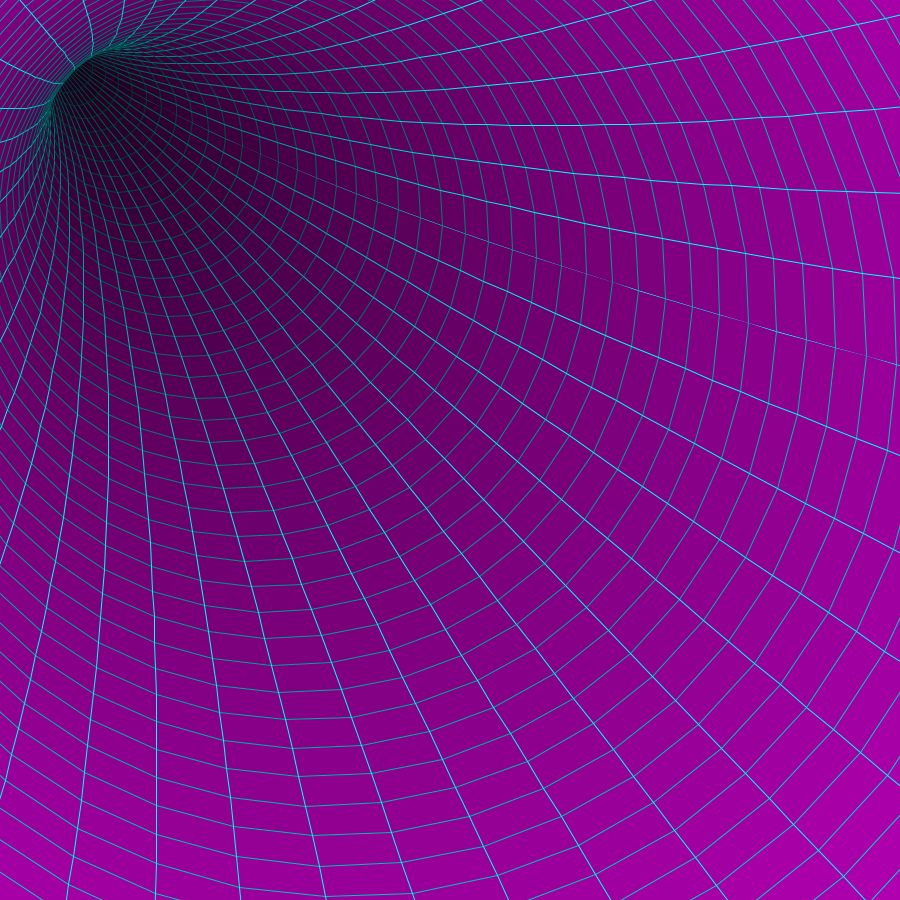
Frame 1 (no input)
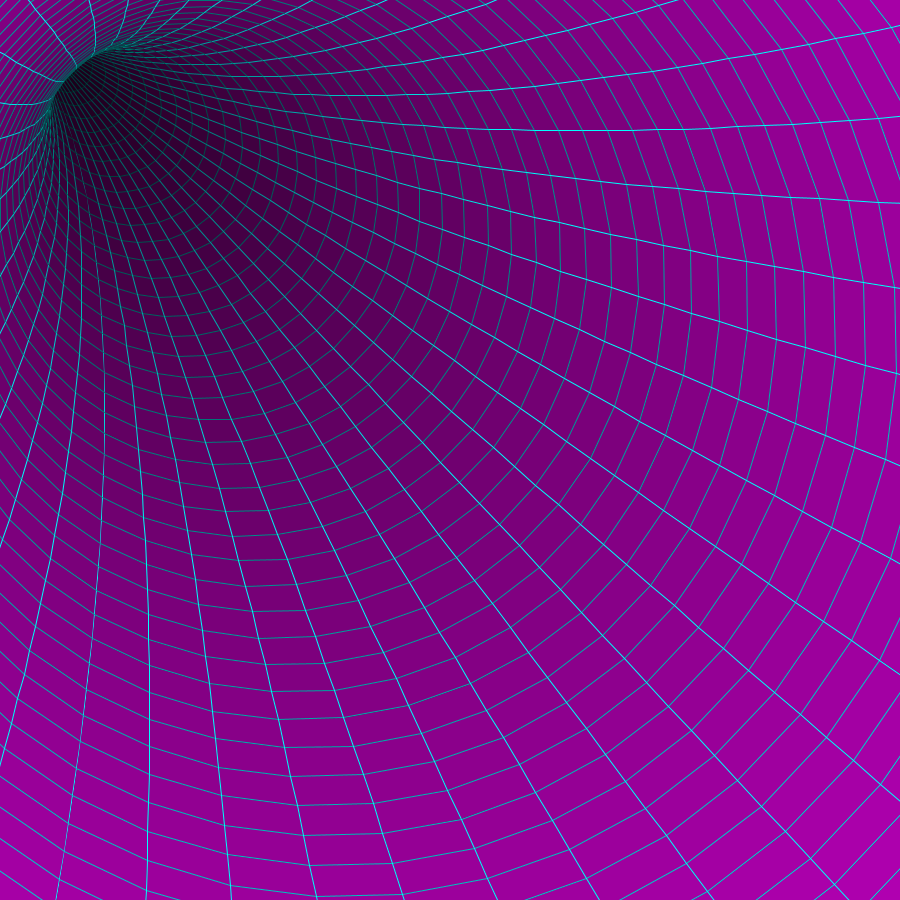
Frame 60 (the mouse pressed at the canvas centre just before this capture)
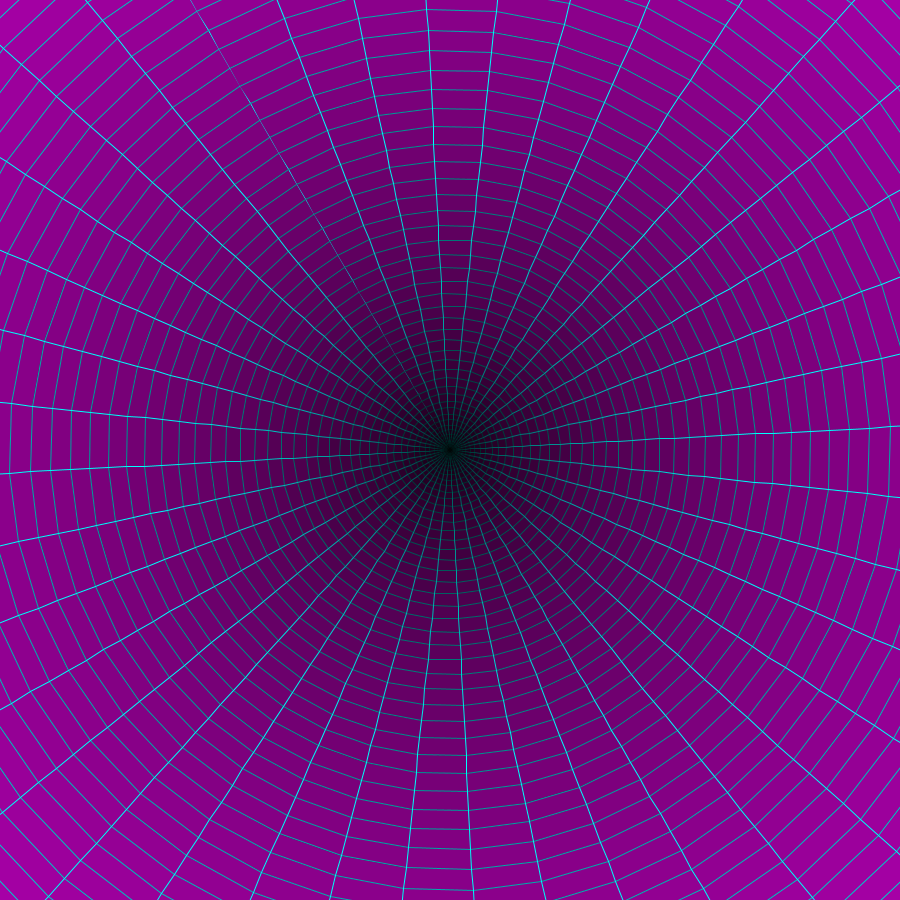
Frame 120 (the mouse held since frame 60 and released just before this capture)

The Processing sketch that drew these frames (run headless with seeded random() and noise(); from frame 60 on, the mouse is pressed at the canvas centre):

// Processing sketch: NeonTube
// ── NeonTube.pde
float pieceCount = 60;  //Count of Segments
float vertiCount = 40;  //Edges of the "Circle"
Piece[] pieces;       //Segments, which build the tube
float time = 0;
int colorSeed = 0;

void setup(){
  size(900, 900);
  //fullScreen();
  pieces = new Piece[int(pieceCount)];
  for(int p = 0; p < pieceCount; p++){
    pieces[p] = new Piece(width/2, height/2, (width/pieceCount*(p+1))*1/pieceCount*(p+1), p/pieceCount, int(vertiCount));
  }
}

void draw(){
  background(10);
  for(int p = 0; p < pieceCount; p++){
    pieces[p].setPosition(mouseX-(mouseX-width/2)*p/pieceCount, mouseY-(mouseY-height/2)*p/pieceCount);
    pieces[p].addRotation(2); // 0 - 360
    //pieces[p].increasDiameter(2); //experimental
    pieces[p].updateVertices();
    pieces[p].updateQuadsColor(getColorPaternQuad(colorSeed, p, pieces[p]));
    pieces[p].updateLinesColor(getColorPaternLine(colorSeed, p, pieces[p]));
    pieces[p].updateCirclColor(getColorPaternCirc(colorSeed, p, pieces[p]));
  }
  
  for(int p = 0; p < pieceCount-1; p++){
    pieces[p].display(pieces[p+1], float(p));
  }
  time += .1; // Controls speed of color change
  if(time >= 999999){
    time = 0;
  }
}

void mouseClicked(){
  if(colorSeed <= 5){
    colorSeed += 1;
  }else{
    colorSeed = 0;
  }
}

color getColorPaternQuad(int seed, int cnt, Piece p){
  float r, g, b;
  switch(seed){
    case 0:
      r = 255;
      g = 0;
      b = 255;
      return color(r*p.depth*.8, g*p.depth*.8, b*p.depth*.8);
    case 1: //
      r = 255*((sin(time-PI)+1)*.9);
      g = 255*((cos(time)+1)*.9);
      b = 255*((cos(time)+1)*.9);
      return color(r*p.depth*.8, g*p.depth*.8, b*p.depth*.8);
    case 2: //Breathing purple
      r = 255*((cos(time)+1)*.9);
      g = 0;
      b = 255*((cos(time)+1)*.9);
      return color(r*p.depth*.8, g*p.depth*.8, b*p.depth*.8);
    case 3: //Negative Blue Grid
      r = 155*(cnt/pieceCount)*1;
      g = 0;
      b = 255*(cnt/pieceCount)*1.9;
      return color(r*p.depth, g*p.depth, b*p.depth);
    case 4: //Grid Rainbow
      return color( 0, 0, 0);
    case 5: //Full Rainbow
      r = 255*((cos(time+cnt*.2)+1)*.9);
      g = 255*((cos(time+cnt*.2+PI/2)+1)*.9);
      b = 255*((cos(time+cnt*.2+PI)+1)*.9);
      return color(r*p.depth*1.6, g*p.depth*1.6, b*p.depth*1.6);
    case 6:
      r = 255;
      g = 255;
      b = 255;
      return color(r*p.depth*.8, g*p.depth*.8, b*p.depth*.8);
    default:
      return color(255, 255, 255);
  }
}

color getColorPaternLine(int seed, int cnt, Piece p){
  float r, g, b;
  switch(seed){
    case 0:
      r = 0;
      g = 255;
      b = 255;
      return color(r*p.depth*1.8, g*p.depth*1.8, b*p.depth*1.8);
    case 1: //
      r = 255*((sin(time-PI)+1)*.9);
      g = 255*((cos(time)+1)*.9);
      b = 255*((cos(time)+1)*.9);
      return color(r*p.depth*.8, g*p.depth*.8, b*p.depth*.8);
    case 2: //Breathing purple
      r = 255-255*((cos(time)+1)*.9);
      g = 0;
      b = 0;
      return color(r*p.depth*.8, g*p.depth*.8, b*p.depth*.8);
    case 3: //Negative Blue Grid
      r = 0;
      g = 255*((pieceCount-cnt)/pieceCount)*1.9;
      b = 255*((pieceCount-cnt)/pieceCount)*1.9;
      return color(r*p.depth, g*p.depth, b*p.depth);
    case 4: //Grid Rainbow
      r = 255*((cos(time+cnt*.2)+1)*.9);
      g = 255*((sin(time+cnt*.2-PI)+1)*.9);
      b = 255*((cos(time+cnt*.2+PI)+1)*.9);
      return color(r*p.depth*1.6, g*p.depth*1.6, b*p.depth*1.6);
    case 5: //Full Rainbow
      r = 255*((cos(time+cnt*.2)+1)*.9);
      g = 255*((cos(time+cnt*.2+PI/2)+1)*.9);
      b = 255*((cos(time+cnt*.2+PI)+1)*.9);
      return color(r*p.depth*1.6, g*p.depth*1.6, b*p.depth*1.6);
    case 6:
      r = 0;
      g = 0;
      b = 0;
      return color(r*p.depth*.8, g*p.depth*.8, b*p.depth*.8);
    default:
      return color(0, 0, 0);
  }
}

color getColorPaternCirc(int seed, int cnt, Piece p){
  float r, g, b;
  switch(seed){
    case 0:
      r = 0;
      g = 255;
      b = 255;
      return color(r*p.depth, g*p.depth, b*p.depth);
    case 1: //
      r = 255*((sin(time-PI)+1)*.9);
      g = 255*((cos(time)+1)*.9);
      b = 255*((cos(time)+1)*.9);
      return color(r*p.depth*.8, g*p.depth*.8, b*p.depth*.8);
    case 2: //Breathing purple
      r = 255-255*((cos(time)+1)*.9);
      g = 0;
      b = 255-255*((cos(time)+1)*.9);
      return color(r*p.depth*.8, g*p.depth*.8, b*p.depth*.8);
    case 3: //Negative Blue Grid
      r = 0;
      g = 255*((pieceCount-cnt)/pieceCount)*1.9;
      b = 255*((pieceCount-cnt)/pieceCount)*1.9;
      return color(r*p.depth, g*p.depth, b*p.depth);
    case 4: //Grid Rainbow
      r = 255*((cos(time+cnt*.2)+1)*.9);
      g = 255*((sin(time+cnt*.2-PI)+1)*.9);
      b = 255*((cos(time+cnt*.2+PI)+1)*.9);
      return color(r*p.depth*1.6, g*p.depth*1.6, b*p.depth*1.6);
    case 5: //Full Rainbow
      r = 255*((cos(time+cnt*.2)+1)*.9);
      g = 255*((cos(time+cnt*.2+PI/2)+1)*.9);
      b = 255*((cos(time+cnt*.2+PI)+1)*.9);
      return color(r*p.depth*1.6, g*p.depth*1.6, b*p.depth*1.6);
    case 6:
      r = 0;
      g = 0;
      b = 0;
      return color(r*p.depth*.8, g*p.depth*.8, b*p.depth*.8);
    default:
      return color(0, 0, 0);
  }
}

// ── Piece.pde
class Piece{
  float xPos, yPos, diameter, direction, depth;
  int vertCount;
  color quadColor, lineColor, circColor;
  Vertice[] vertices;
  
  Piece(float x, float y, float d, float dep, int vCnt){
    xPos = x;
    yPos = y;
    diameter = d;
    direction = 0;
    depth = dep;
    vertCount = vCnt;
    
    vertices = new Vertice[vertCount];
    for(int v = 0; v < vertCount; v++){
      float xCord = xPos+diameter*cos(PI*((360.0/vertCount*v)+direction)/180.0);
      float yCord = yPos+diameter*sin(PI*((360.0/vertCount*v)+direction)/180.0);
      vertices[v] = new Vertice(xCord, yCord, color(255*depth*1.8, 0, 250*depth*1.8), color(0, 155*depth*1.8, 155*depth*1.8), color(155*depth*1.8, 0, 155*depth*1.8));
    }
  }
  
  void display(Piece nextPiece, float depth){
    for(int v = 0; v < vertCount; v++){
      //Quads
      noStroke();
      fill(quadColor);
      if(v < vertCount-1){
        quad(vertices[v].xPos, vertices[v].yPos, vertices[v+1].xPos, vertices[v+1].yPos, nextPiece.vertices[v+1].xPos, nextPiece.vertices[v+1].yPos, nextPiece.vertices[v].xPos, nextPiece.vertices[v].yPos);
      }else{
        quad(vertices[v].xPos, vertices[v].yPos, vertices[0].xPos, vertices[0].yPos, nextPiece.vertices[0].xPos, nextPiece.vertices[0].yPos, nextPiece.vertices[v].xPos, nextPiece.vertices[v].yPos);
      }
      
      //Circles
      stroke(circColor);
      noFill();
      if(v < vertCount-1){
        line(vertices[v].xPos, vertices[v].yPos, vertices[v+1].xPos, vertices[v+1].yPos);
      }else{
        line(vertices[v].xPos, vertices[v].yPos, vertices[0].xPos, vertices[0].yPos);
      }
      
      //Lines
      stroke(lineColor);
      noFill();
      line(vertices[v].xPos, vertices[v].yPos, nextPiece.vertices[v].xPos, nextPiece.vertices[v].yPos);
    }
  }
  
  void setPosition(float x, float y){
    xPos = x;
    yPos = y;
  }
  
  void addRotation(float degree){
    if(direction+degree > 360){
      direction = (direction+degree)-360;
    }else{
      direction += degree;
    }
  }
  
  void increasDiameter(float add){
    diameter += add;
  }
  
  void updateVertices(){
    for(int v = 0; v < vertCount; v++){
      vertices[v].setPosition(xPos+diameter*cos(PI*((360/vertCount*v)+direction)/180.0), yPos+diameter*sin(PI*((360/vertCount*v)+direction)/180.0));
    }
  }

  void updateQuadsColor(color c){
    for(int v = 0; v < vertCount; v++){
      quadColor = c;
    }
  }

  void updateLinesColor(color c){
    for(int v = 0; v < vertCount; v++){
      lineColor = c;
    }
  }

  void updateCirclColor(color c){
    for(int v = 0; v < vertCount; v++){
      circColor = c;
    }
  }
}

// ── Vertice.pde
class Vertice{
  float xPos, yPos;
  
  Vertice(float x, float y, color qc, color lc, color cc){
    xPos = x;
    yPos = y;
  }
  
  void setPosition(float x, float y){
    xPos = x;
    yPos = y;
  }
}
